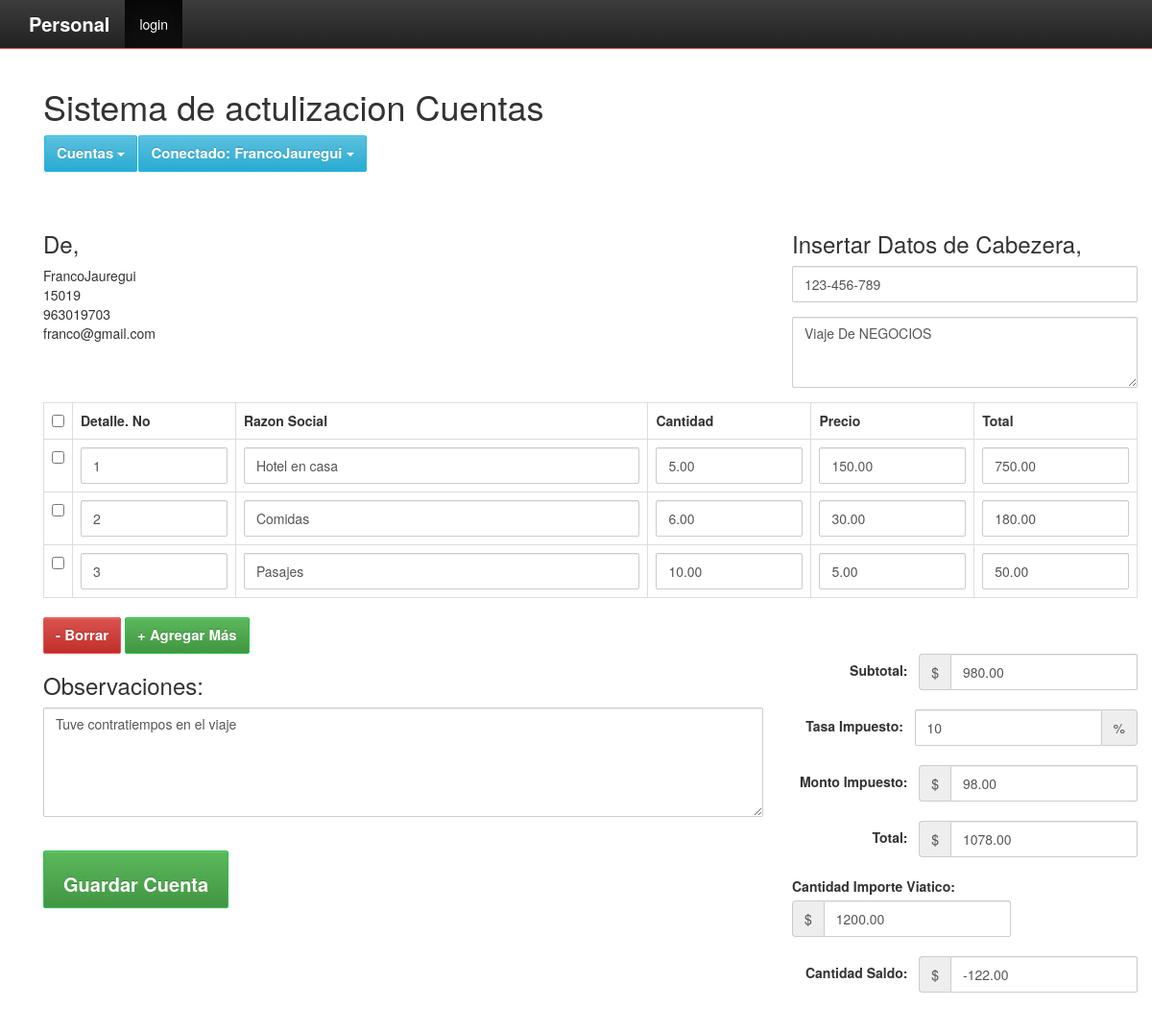
Page /edit_invoice.php?update_id=1 (signed in) on the committed database.
### tables this page shows
CREATE TABLE `factura_orden` (
  `order_id` int(11) NOT NULL,
  `user_id` int(11) NOT NULL,
  `order_date` timestamp NOT NULL DEFAULT current_timestamp(),
  `order_receiver_name` varchar(250) NOT NULL,
  `order_receiver_address` text NOT NULL,
  `order_total_before_tax` decimal(10,2) NOT NULL,
  `order_total_tax` decimal(10,2) NOT NULL,
  `order_tax_per` varchar(250) NOT NULL,
  `order_total_after_tax` double(10,2) NOT NULL,
  `order_amount_paid` decimal(10,2) NOT NULL,
  `order_total_amount_due` decimal(10,2) NOT NULL,
  `note` text NOT NULL
);

CREATE TABLE `factura_orden_producto` (
  `order_item_id` int(11) NOT NULL,
  `order_id` int(11) NOT NULL,
  `item_code` varchar(250) NOT NULL,
  `item_name` varchar(250) NOT NULL,
  `order_item_quantity` decimal(10,2) NOT NULL,
  `order_item_price` decimal(10,2) NOT NULL,
  `order_item_final_amount` decimal(10,2) NOT NULL
);

### Invoice.php (called while the page is built, shortened)
<?php
class Invoice{
	private $host  = 'localhost';
    private $user  = 'root';
    private $password   = "";
    private $database  = "rendcuentas";
    private $invoiceOrderTable = 'factura_orden';
	private $invoiceOrderItemTable = 'factura_orden_producto';
	private $dbConnect = false;
    public function __construct(){
        if(!$this->dbConnect){
            $conn = new mysqli($this->host, $this->user, $this->password, $this->database);
            if($conn->connect_error){
                die("Error failed to connect to MySQL: " . $conn->connect_error);
            }else{
                $this->dbConnect = $conn;
            }
        }
    }
	private function getData($sqlQuery) {
		$result = mysqli_query($this->dbConnect, $sqlQuery);
		$data= array();
		while ($row = mysqli_fetch_assoc($result)) {
			$data[]=$row;
		}
		return $data;
	}
	public function getInvoice($invoiceId){
		$sqlQuery = "
			SELECT * FROM ".$this->invoiceOrderTable."
			WHERE user_id = '".$_SESSION['userid']."' AND order_id = '$invoiceId'";
		$result = mysqli_query($this->dbConnect, $sqlQuery);
		$row = mysqli_fetch_assoc($result);
		return $row;
	}
	public function getInvoiceItems($invoiceId){
		$sqlQuery = "
			SELECT * FROM ".$this->invoiceOrderItemTable."
			WHERE order_id = '$invoiceId'";
		return  $this->getData($sqlQuery);
	}
}
?>

### edit_invoice.php (the view, shortened to what this page needs)
<?php
include('header.php');
include 'Invoice.php';
$invoice = new Invoice();
$invoice->checkLoggedIn();
if(!empty($_GET['update_id']) && $_GET['update_id']) {
	$invoiceValues = $invoice->getInvoice($_GET['update_id']);
	$invoiceItems = $invoice->getInvoiceItems($_GET['update_id']);
}
?>
<link href="css/style.css" rel="stylesheet">
<?php include('container.php');?>
<div class="container content-invoice">
    	<form action="" id="invoice-form" method="post" class="invoice-form" role="form" novalidate>
	    	<div class="load-animate animated fadeInUp">
		    	<div class="row">
		    		<div class="col-xs-8 col-sm-8 col-md-8 col-lg-8">
		    			<h1 class="title">Sistema de actulizacion Cuentas</h1>
						<?php include('menu.php');?>
		    		</div>
		    	</div>
		    	<div class="row">
		      		<div class="col-xs-12 col-sm-4 col-md-4 col-lg-4">
		      			<h3>De,</h3>
						<?php echo $_SESSION['user']; ?><br>
						<?php echo $_SESSION['address']; ?><br>
						<?php echo $_SESSION['mobile']; ?><br>
						<?php echo $_SESSION['email']; ?><br>
		      		</div>
		      		<div class="col-xs-12 col-sm-4 col-md-4 col-lg-4 pull-right">
		      			<h3>Insertar Datos de Cabezera,</h3>
		      			<div class="form-group">
							<input value="<?php echo $invoiceValues['order_receiver_name']; ?>" type="text" class="form-control" name="companyName" id="companyName" placeholder="Movimiento Cuenta" autocomplete="off">
						</div>
						<div class="form-group">
							<textarea class="form-control" rows="3" name="address" id="address" placeholder="Motivo"><?php echo $invoiceValues['order_receiver_address']; ?></textarea>
						</div>
		      		</div>
		      	</div>
		      	<div class="row">
		      		<div class="col-xs-12 col-sm-12 col-md-12 col-lg-12">
<table class="table table-bordered table-hover" id="invoiceItem">
<tr>
    <th width="2%"><input id="checkAll" class="formcontrol" type="checkbox"></th>
<th width="15%">Detalle. No</th>
<th width="38%">Razon Social</th>
<th width="15%">Cantidad</th>
<th width="15%">Precio</th>
<th width="15%">Total</th>
</tr>
<?php
$count = 0;
foreach($invoiceItems as $invoiceItem){
    $count++;
?>
<tr>
    <td><input class="itemRow" type="checkbox"></td>
    <td><input type="text" value="<?php echo $invoiceItem["item_code"]; ?>" name="productCode[]" id="productCode_<?php echo $count; ?>" class="form-control" autocomplete="off"></td>
    <td><input type="text" value="<?php echo $invoiceItem["item_name"]; ?>" name="productName[]" id="productName_<?php echo $count; ?>" class="form-control" autocomplete="off"></td>
    <td><input type="number" value="<?php echo $invoiceItem["order_item_quantity"]; ?>" name="quantity[]" id="quantity_<?php echo $count; ?>" class="form-control quantity" autocomplete="off"></td>
    <td><input type="number" value="<?php echo $invoiceItem["order_item_price"]; ?>" name="price[]" id="price_<?php echo $count; ?>" class="form-control price" autocomplete="off"></td>
    <td><input type="number" value="<?php echo $invoiceItem["order_item_final_amount"]; ?>" name="total[]" id="total_<?php echo $count; ?>" class="form-control total" autocomplete="off"></td>
</tr>
<?php } ?>
</table>
		      		</div>
		      	</div>
		      	<div class="row">
		      		<div class="col-xs-12 col-sm-3 col-md-3 col-lg-3">
		      			<button class="btn btn-danger delete" id="removeRows" type="button">- Borrar</button>
		      			<button class="btn btn-success" id="addRows" type="button">+ Agregar Más</button>
		      		</div>
		      	</div>
		      	<div class="row">
		      		<div class="col-xs-12 col-sm-8 col-md-8 col-lg-8">
		      			<h3>Observaciones: </h3>
		      			<div class="form-group">
							<textarea class="form-control txt" rows="5" name="notes" id="notes" placeholder="Tus Observaciones"><?php echo $invoiceValues['note']; ?></textarea>
						</div>
						<br>
						<div class="form-group">
			      			<input data-loading-text="Updating Invoice..." type="submit" name="invoice_btn" value="Guardar Cuenta" class="btn btn-success submit_btn invoice-save-btm">
			      		</div>
		      		</div>
		      		<div class="col-xs-12 col-sm-4 col-md-4 col-lg-4">
						<span class="form-inline">
							<div class="form-group">
								<label>Subtotal: &nbsp;</label>
								<div class="input-group">
									<div class="input-group-addon currency">$</div>
									<input value="<?php echo $invoiceValues['order_total_before_tax']; ?>" type="number" class="form-control" name="subTotal" id="subTotal" placeholder="Subtotal">
								</div>
							</div>
							<div class="form-group">
								<label>Tasa Impuesto: &nbsp;</label>
								<div class="input-group">
									<input value="<?php echo $invoiceValues['order_tax_per']; ?>" type="number" class="form-control" name="TaxRate" id="taxRate" placeholder="Tasa Impuesto">
									<div class="input-group-addon">%</div>
								</div>
							</div>
							<div class="form-group">
								<label>Monto Impuesto: &nbsp;</label>
								<div class="input-group">
									<div class="input-group-addon currency">$</div>
									<input value="<?php echo $invoiceValues['order_total_tax']; ?>" type="number" class="form-control" name="taxAmount" id="taxAmount" placeholder="Monto de Impuesto">
								</div>
							</div>
							<div class="form-group">
								<label>Total: &nbsp;</label>
								<div class="input-group">
									<div class="input-group-addon currency">$</div>
									<input value="<?php echo $invoiceValues['order_total_after_tax']; ?>" type="number" class="form-control" name="totalAftertax" id="totalAftertax" placeholder="Total">
								</div>
							</div>
							<div class="form-group">
								<label>Cantidad Importe Viatico: &nbsp;</label>
								<div class="input-group">
									<div class="input-group-addon currency">$</div>
									<input value="<?php echo $invoiceValues['order_amount_paid']; ?>" type="number" class="form-control" name="amountPaid" id="amountPaid" placeholder="Cantidad Importe">
								</div>
							</div>
							<div class="form-group">
								<label>Cantidad Saldo: &nbsp;</label>
								<div class="input-group">
									<div class="input-group-addon currency">$</div>
									<input value="<?php echo $invoiceValues['order_total_amount_due']; ?>" type="number" class="form-control" name="amountDue" id="amountDue" placeholder="Cantidad Salddo">
								</div>
							</div>
						</span>
					</div>
		      	</div>
	      	</div>
		</form>
    </div>
</div>
<?php include('footer.php');?>

### style.css (style rules this page uses)
.btn-success, .panel-success { background-color: #27c24c !important; border-color: #27c24c !important; color: #fff !important; }
.btn-danger, .panel-danger { background-color: #f05050; border-color: #f05050; color: #fff !important; }
input[type=number] { -moz-appearance: textfield; }
.form-inline .form-group { margin-bottom: 20px; float: right; }
.invoice-save-btm { height:60px;padding:20px;font-size:20px; }

### header.php (style rules this page uses)
.form-control, .btn { min-height: 38px; border-radius: 2px; }
.btn { font-size: 15px; font-weight: bold; }

### rows in the picture
factura_orden: companyName "123-456-789", address "Viaje De NEGOCIOS", notes "Tuve contratiempos en el viaje", subTotal "980.00", TaxRate "10", taxAmount "98.00", totalAftertax "1078.00", amountPaid "1200.00", amountDue "-122.00"
factura_orden_producto: item_code "1", item_name "Hotel en casa", order_item_quantity "5.00", order_item_price "150.00", order_item_final_amount "750.00"
factura_orden_producto: item_code "2", item_name "Comidas", order_item_quantity "6.00", order_item_price "30.00", order_item_final_amount "180.00"
factura_orden_producto: item_code "3", item_name "Pasajes", order_item_quantity "10.00", order_item_price "5.00", order_item_final_amount "50.00"

### other values in the picture
$_SESSION['user'] "FrancoJauregui"
$_SESSION['address'] "15019"
$_SESSION['mobile'] "963019703"
$_SESSION['email'] "franco@gmail.com"
